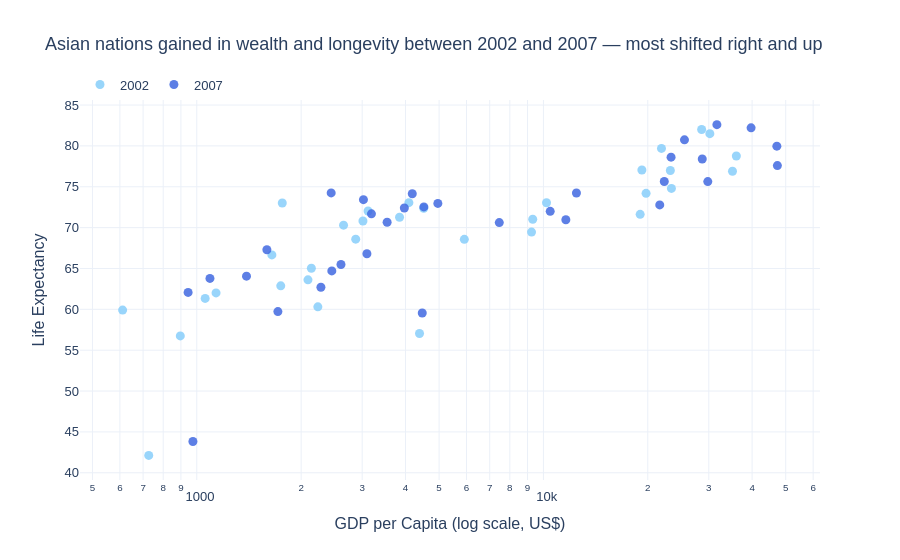

Notebook cell for this chart:
### Markdown cell above
### Option 1

### Code cell
# step 1: prep data

asia = df[(df['continent'] == 'Asia') & (df['year'].isin([2002, 2007]))]
asia.loc[:, 'year'] = asia.loc[:, 'year'].astype(str)

# Step 2: Plotly Express base chart
fig = px.scatter(
    data_frame=asia,
    x='gdpPercap',
    y='lifeExp',
    color='year',                         
    hover_name='country',
    hover_data={'year': False},
    title='Asian nations gained in wealth and longevity between 2002 and 2007 — most shifted right and up',
    labels={'gdpPercap': 'GDP per Capita (log scale, US$)', 'lifeExp': 'Life Expectancy'},
    color_discrete_map={'2002': 'lightskyblue', '2007': 'royalblue'},  
    log_x=True,
    height=500,
    template='plotly_white'
)

# Step 3: additional customisation 
fig.update_traces(
    marker=dict(size=9, opacity=0.85)
)

fig.update_layout(
    font=dict(family='Arial', size=13),
    legend=dict(title='', orientation='h', y=1.08),
)


fig.show()

### Figure 1 — Plotly figure (JSON) as saved in the notebook; plotly's stock layout.template omitted (floating-point values rounded to 4 significant figures)
{"data": [{"customdata": [["2002"], ["2002"], ["2002"], ["2002"], ["2002"], ["2002"], ["2002"], ["2002"], ["2002"], ["2002"], ["2002"], ["2002"], ["2002"], ["2002"], ["2002"], ["2002"], ["2002"], ["2002"], ["2002"], ["2002"], ["2002"], ["2002"], ["2002"], ["2002"], ["2002"], ["2002"], ["2002"], ["2002"], ["2002"], ["2002"], ["2002"], ["2002"], ["2002"]], "hovertemplate": "<b>%{hovertext}</b><br><br>GDP per Capita (log scale, US$)=%{x}<br>Life Expectancy=%{y}<extra></extra>", "hovertext": ["Afghanistan", "Bahrain", "Bangladesh", "Cambodia", "China", "Hong Kong, China", "India", "Indonesia", "Iran", "Iraq", "Israel", "Japan", "Jordan", "Korea, Dem. Rep.", "Korea, Rep.", "Kuwait", "Lebanon", "Malaysia", "Mongolia", "Myanmar", "Nepal", "Oman", "Pakistan", "Philippines", "Saudi Arabia", "Singapore", "Sri Lanka", "Syria", "Taiwan", "Thailand", "Vietnam", "West Bank and Gaza", "Yemen, Rep."], "legendgroup": "2002", "marker": {"color": "lightskyblue", "opacity": 0.85, "size": 9, "symbol": "circle"}, "mode": "markers", "name": "2002", "orientation": "v", "showlegend": true, "type": "scatter", "x": [726.7, 23400.0, 1136.0, 896.2, 3119.0, 30210.0, 1747.0, 2874.0, 9241.0, 4391.0, 21910.0, 28600.0, 3845.0, 1647.0, 19230.0, 35110.0, 9314.0, 10210.0, 2141.0, 611, 1057.0, 19770.0, 2093.0, 2651.0, 19010.0, 36020.0, 3015.0, 4091.0, 23240.0, 5913.0, 1764.0, 4515.0, 2235.0], "xaxis": "x", "y": [42.13, 74.8, 62.01, 56.75, 72.03, 81.5, 62.88, 68.59, 69.45, 57.05, 79.7, 82, 71.26, 66.66, 77.05, 76.9, 71.03, 73.04, 65.03, 59.91, 61.34, 74.19, 63.61, 70.3, 71.63, 78.77, 70.81, 73.05, 76.99, 68.56, 73.02, 72.37, 60.31], "yaxis": "y"}, {"customdata": [["2007"], ["2007"], ["2007"], ["2007"], ["2007"], ["2007"], ["2007"], ["2007"], ["2007"], ["2007"], ["2007"], ["2007"], ["2007"], ["2007"], ["2007"], ["2007"], ["2007"], ["2007"], ["2007"], ["2007"], ["2007"], ["2007"], ["2007"], ["2007"], ["2007"], ["2007"], ["2007"], ["2007"], ["2007"], ["2007"], ["2007"], ["2007"], ["2007"]], "hovertemplate": "<b>%{hovertext}</b><br><br>GDP per Capita (log scale, US$)=%{x}<br>Life Expectancy=%{y}<extra></extra>", "hovertext": ["Afghanistan", "Bahrain", "Bangladesh", "Cambodia", "China", "Hong Kong, China", "India", "Indonesia", "Iran", "Iraq", "Israel", "Japan", "Jordan", "Korea, Dem. Rep.", "Korea, Rep.", "Kuwait", "Lebanon", "Malaysia", "Mongolia", "Myanmar", "Nepal", "Oman", "Pakistan", "Philippines", "Saudi Arabia", "Singapore", "Sri Lanka", "Syria", "Taiwan", "Thailand", "Vietnam", "West Bank and Gaza", "Yemen, Rep."], "legendgroup": "2007", "marker": {"color": "royalblue", "opacity": 0.85, "size": 9, "symbol": "circle"}, "mode": "markers", "name": "2007", "orientation": "v", "showlegend": true, "type": "scatter", "x": [974.6, 29800.0, 1391.0, 1714.0, 4959.0, 39720.0, 2452.0, 3541.0, 11610.0, 4471.0, 25520.0, 31660.0, 4519.0, 1593.0, 23350.0, 47310.0, 10460.0, 12450.0, 3096.0, 944, 1091.0, 22320.0, 2606.0, 3190.0, 21650.0, 47140.0, 3970.0, 4185.0, 28720.0, 7458.0, 2442.0, 3025.0, 2281.0], "xaxis": "x", "y": [43.83, 75.64, 64.06, 59.72, 72.96, 82.21, 64.7, 70.65, 70.96, 59.55, 80.75, 82.6, 72.53, 67.3, 78.62, 77.59, 71.99, 74.24, 66.8, 62.07, 63.78, 75.64, 65.48, 71.69, 72.78, 79.97, 72.4, 74.14, 78.4, 70.62, 74.25, 73.42, 62.7], "yaxis": "y"}], "layout": {"autosize": true, "font": {"family": "Arial", "size": 13}, "legend": {"orientation": "h", "title": {"text": ""}, "tracegroupgap": 0, "x": 0, "y": 1.08}, "title": {"text": "Asian nations gained in wealth and longevity between 2002 and 2007 — most shifted right and up"}, "xaxis": {"anchor": "y", "autorange": true, "domain": [0, 1], "range": [2.67, 4.791], "title": {"text": "GDP per Capita (log scale, US$)"}, "type": "log"}, "yaxis": {"anchor": "x", "autorange": true, "domain": [0, 1], "range": [38.97, 85.77], "title": {"text": "Life Expectancy"}, "type": "linear"}}}
